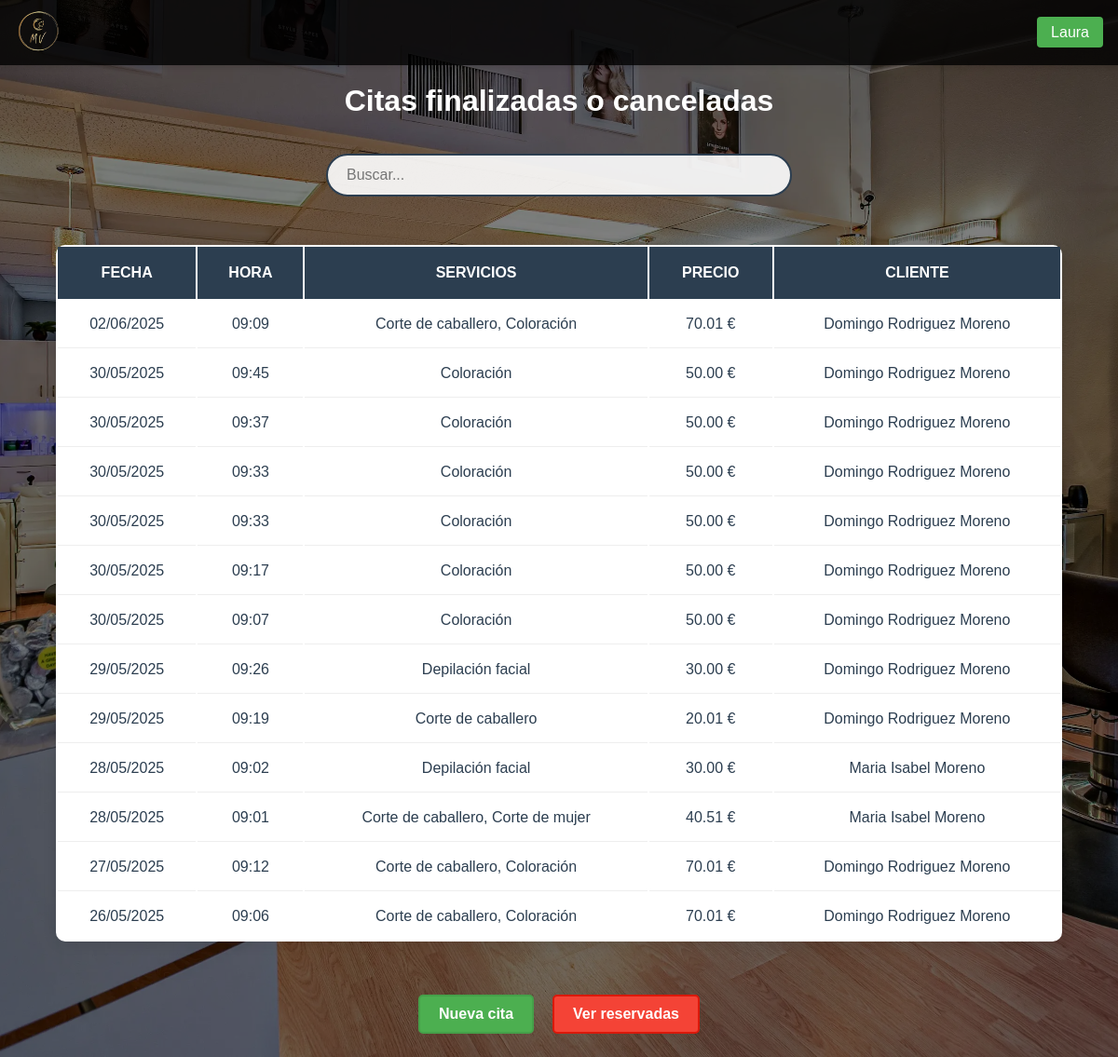
/paginas/citas.php?filtro=finalizadas (signed in), run on the app's committed database.
### tables this page shows
CREATE TABLE `citas` (
  `id_cita` int NOT NULL AUTO_INCREMENT,
  `id_cliente` int DEFAULT NULL,
  `fecha_cita` date NOT NULL,
  `hora_inicio` time NOT NULL,
  `hora_fin` time DEFAULT NULL,
  `estado` enum('reservada','cancelada','finalizada') NOT NULL,
  `duracion_total` int NOT NULL,
  `precio_final` decimal(10,2) DEFAULT NULL,
  PRIMARY KEY (`id_cita`),
  KEY `id_cliente` (`id_cliente`),
  KEY `idx_fecha_cita` (`fecha_cita`),
  CONSTRAINT `citas_ibfk_1` FOREIGN KEY (`id_cliente`) REFERENCES `clientes` (`id_cliente`)
);

### funcionalidades/verificar_admin.php (called while the page is built, shortened)
<?php
function esAdministrador($conn) {
    try {
        $stmt = $conn->prepare("SELECT es_admin FROM empleados WHERE dni = :dni AND activo = 1");
        $stmt->execute([':dni' => $_SESSION['dni']]);
        return ($stmt->fetch(PDO::FETCH_COLUMN) == 1);
    } catch (PDOException $e) {
        error_log("Error verificando admin: " . $e->getMessage());
        return false;
    }
}

### paginas/citas.php (the view, shortened to what this page needs)
<!DOCTYPE html>
<html lang="es">
<head>
    <link rel="stylesheet" href="/TFGPeluqueria/css/styles.css">
</head>
<body>
    <?php
        require_once $_SERVER['DOCUMENT_ROOT'] . '/TFGPeluqueria/funcionalidades/conexion.php';
        require_once $_SERVER['DOCUMENT_ROOT'] . '/TFGPeluqueria/funcionalidades/verificar_admin.php';
        include $_SERVER['DOCUMENT_ROOT'] . '/TFGPeluqueria/plantillas/navbar.php';
        $esAdmin = esAdministrador($conn);
        $filtro = $_GET['filtro'] ?? 'reservadas';
        $condicionEstado = ($filtro === 'reservadas')
            ? "c.estado = 'reservada'"
            : "c.estado IN ('finalizada', 'cancelada')";
        $citas = [];
        try {
            $stmt = $conn->prepare("
                SELECT c.id_cita, c.fecha_cita, c.hora_inicio, c.estado,
                    c.precio_final,
                    GROUP_CONCAT(s.nombre_servicio SEPARATOR ', ') AS servicios,
                    CONCAT(cli.nombre, ' ', cli.apellidos) AS cliente
                FROM citas c
                JOIN clientes cli ON c.id_cliente = cli.id_cliente
                JOIN citas_servicios cs ON c.id_cita = cs.id_cita
                JOIN servicios s ON cs.id_servicio = s.id_servicio
            WHERE $condicionEstado
                GROUP BY c.id_cita
                ORDER BY c.fecha_cita DESC, c.hora_inicio DESC
            ");
            $stmt->execute();
            $citas = $stmt->fetchAll(PDO::FETCH_ASSOC);
        } catch (PDOException $e) {
            echo "Error al obtener citas: " . $e->getMessage();
        }
    ?>
    <div class="contenedor-principal">
        <h1>Citas <?= $filtro === 'reservadas' ? 'reservadas' : 'finalizadas o canceladas' ?></h1>
        <br>
        <?php if (empty($citas)): ?>
                <p>No hay citas <?= $filtro === 'reservadas' ? 'reservadas' : 'finalizadas o canceladas' ?>.</p>
        <?php else: ?>
	    <div class="contenedor-busqueda">
                <input type="text" id="buscador-general" class="buscador-general input-busqueda"  placeholder="Buscar..." data-tabla=".tabla-scroll .tabla-citas">
	    </div>
	    <div class="tabla-scroll">
            <table class="tabla-citas">
                <thead>
                    <tr>
                        <th>Fecha</th>
                        <th>Hora</th>
                        <th>Servicios</th>
                        <th>Precio</th>
                        <th>Cliente</th>
		            </tr>
                </thead>
                <tbody>
                    <?php foreach ($citas as $cita): ?>
                        <tr onclick="window.location='/TFGPeluqueria/paginas/datos_cita.php?id_cita=<?= $cita['id_cita'] ?>'" style="cursor: pointer;">
                            <td><?= date('d/m/Y', strtotime($cita['fecha_cita'])) ?></td>
                            <td><?= date('H:i', strtotime($cita['hora_inicio'])) ?></td>
                            <td><?= $cita['servicios'] ?></td>
                            <td><?= number_format($cita['precio_final'], 2) ?> €</td>
                            <td><?= $cita['cliente'] ?></td>
                        </tr>
                    <?php endforeach; ?>
                </tbody>
            </table>
	    </div>
        <?php endif; ?>
        <div class="contenedor-botones">
            <?php if ($esAdmin): ?>
                <a href="/TFGPeluqueria/paginas/seleccionar_cliente.php" class="boton-alta">Nueva cita</a>
                <a href="citas.php?filtro=<?= $filtro === 'reservadas' ? 'finalizadas' : 'reservadas' ?>"
                class="boton-baja">
                    <?= $filtro === 'reservadas' ? 'Ver finalizadas/canceladas' : 'Ver reservadas' ?>
                </a>
            <?php endif; ?>
        </div>
    </div>
</body>
</html>

### css/styles.css (style rules this page uses)
* { margin: 0; padding: 0; box-sizing: border-box; font-family: 'Arial', sans-serif; }
:root { --color-primario: #2c3e50; --color-secundario: #e67e22; --fondo-beige: #FFF8DC; --tabla-dorado: #20d4da; --color-desplegables: rgba(25, 121, 230, 0.459); }
html, body { background-color: #000; color: white; }
body { min-height: 100vh; position: relative; margin: 0; padding: 0; }
body::before { content: ""; position: absolute; top: 0; left: 0; width: 100%; height: 100%; background: linear-gradient(rgba(0, 0, 0, 0.5), rgba(0, 0, 0, 0.5)), url('/TFGPeluqueria/imagenes/Fondo.webp') center/cover; background-attachment: scroll; }
.contenedor-principal, .registros-container { padding-top: 90px; position: relative; color: white; min-height: 100vh; display: flex; flex-direction: column; justify-content: flex-start; align-items: center; text-align: center; }
.tabla-citas { width: 90%; margin: 2rem auto; background: white; border-radius: 10px; box-shadow: 0 2px 15px rgba(0, 0, 0, 0.1); overflow: hidden; overflow-x: auto; }
.tabla-citas th { background-color: var(--color-primario); color: white; padding: 1.2rem; text-align: center; font-weight: 600; text-transform: uppercase; }
.tabla-citas td { padding: 1rem; border-bottom: 1px solid #eeeeee; color: var(--color-primario); }
.tabla-citas tr:last-child td { border-bottom: none; }
.tabla-scroll { width: 100%; overflow-x: auto; }
.contenedor-busqueda { margin: 20px 0; width: 90%; max-width: 500px; }
.input-busqueda { width: 100%; padding: 12px 20px; border: 2px solid var(--color-primario); border-radius: 25px; font-size: 16px; background: rgba(255, 255, 255, 0.9); transition: all 0.3s ease; }
.boton-alta { background-color: #4CAF50; border: 2px solid #45a049; }
.contenedor-botones { display: flex; gap: 10px; margin: 15px 0; }
.boton-alta, .boton-baja { display: inline-block; padding: 10px 20px; border-radius: 5px; text-decoration: none; color: white; font-weight: bold; transition: background-color 0.3s ease; margin: 10px 5px; }
.boton-baja { background-color: #f44336; border: 2px solid #da190b; }

### data on the page
citas: fecha_cita "02/06/2025", hora_inicio "09:09", servicios "Corte de caballero, Coloración", precio_final "70.01", cliente "Domingo Rodriguez Moreno"
citas: fecha_cita "30/05/2025", hora_inicio "09:45", servicios "Coloración", precio_final "50.00", cliente "Domingo Rodriguez Moreno"
citas: fecha_cita "30/05/2025", hora_inicio "09:37", servicios "Coloración", precio_final "50.00", cliente "Domingo Rodriguez Moreno"
citas: fecha_cita "30/05/2025", hora_inicio "09:33", servicios "Coloración", precio_final "50.00", cliente "Domingo Rodriguez Moreno"
citas: fecha_cita "30/05/2025", hora_inicio "09:33", servicios "Coloración", precio_final "50.00", cliente "Domingo Rodriguez Moreno"
citas: fecha_cita "30/05/2025", hora_inicio "09:17", servicios "Coloración", precio_final "50.00", cliente "Domingo Rodriguez Moreno"
citas: fecha_cita "30/05/2025", hora_inicio "09:07", servicios "Coloración", precio_final "50.00", cliente "Domingo Rodriguez Moreno"
citas: fecha_cita "29/05/2025", hora_inicio "09:26", servicios "Depilación facial", precio_final "30.00", cliente "Domingo Rodriguez Moreno"
citas: fecha_cita "29/05/2025", hora_inicio "09:19", servicios "Corte de caballero", precio_final "20.01", cliente "Domingo Rodriguez Moreno"
citas: fecha_cita "28/05/2025", hora_inicio "09:02", servicios "Depilación facial", precio_final "30.00", cliente "Maria Isabel Moreno"
citas: fecha_cita "28/05/2025", hora_inicio "09:01", servicios "Corte de caballero, Corte de mujer", precio_final "40.51", cliente "Maria Isabel Moreno"
citas: fecha_cita "27/05/2025", hora_inicio "09:12", servicios "Corte de caballero, Coloración", precio_final "70.01", cliente "Domingo Rodriguez Moreno"
citas: fecha_cita "26/05/2025", hora_inicio "09:06", servicios "Corte de caballero, Coloración", precio_final "70.01", cliente "Domingo Rodriguez Moreno"

### other printed values
$_SESSION['nombre'] "Laura"
